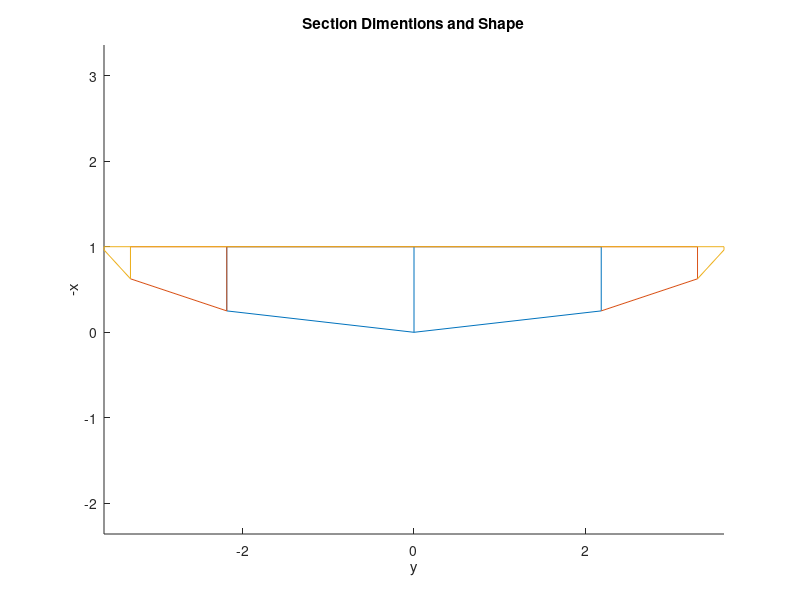

Write MATLAB code to recreate this figure.
sections = 3;
data = [0.75,0.5,0.1;1,1,1;5,4,3;0,0,0];
bPanels =4;
cPanels =4;




if size(data) ~= [4,sections]
    error('Data mismatch')
end


contPY = cell(1,sections);
contPX = cell(1,sections);
panelQC = cell(1,sections);
panelGY = cell(1,sections);
contPVX = cell(1,sections);
panelGX = cell(1,sections);


for sec = 1:sections
 

%GeomEngine Baseline

if sec ==1
    taper = data(1,sec); %Taper Ratio
    rootC = data(2,sec); % Root Chord
    AR = data(3,sec); %Aspect Ratio
    tipC = rootC*taper; % Tip Chord
    S =  AR*((tipC+rootC)/2)^2; %Area
    b = sqrt(AR*S); %Span
    %leLambda= (90-atand((b/2)/rootC))*(pi/180); 
    leLambda = data(4,sec)*(pi/180);%LE Sweep angle in degrees/converted to Radians
else
    taper = data(1,sec); %Taper Ratio
    rootC = abs(panelGX{sec-1}(1,1) - panelGX{sec-1}(cPanels+1,1));

    AR = data(3,sec); %Aspect Ratio
    tipC = rootC*taper; % Tip Chord
    S =  AR*((tipC+rootC)/2)^2; %Area
    b = sqrt(AR*S); %Span
    %leLambda= (90-atand((b/2)/rootC))*(pi/180); 
    leLambda = data(4,sec)*(pi/180);%LE Sweep angle in degrees/converted to Radians

end    
%Calculate Root and Tip ending and starting points
if sec ==1
    rootEnd = 0;
    rootStart = rootC + rootEnd;

    tipStart = rootStart - (b/2)*tan(leLambda);
    tipEnd = tipStart - tipC;
else
   rootEnd =  panelGX{sec-1}(cPanels+1,1);
   disp(rootEnd)
   rootStart =   rootC + rootEnd;
   
   tipStart = rootStart - (b/2)*tan(leLambda);
   tipEnd = tipStart - tipC;
end

%Plot Planform
figure(1)
hold on
if sec ==1
    plot([0 0 -b/2 -b/2 0 0 b/2 b/2 0],[rootStart rootEnd tipEnd tipStart rootStart rootStart tipStart tipEnd rootEnd]); 
else
    plot([panelGY{1,sec-1}(1) panelGY{1,sec-1}(1) panelGY{1,sec-1}(1)-b/2 panelGY{1,sec-1}(1)-b/2 panelGY{1,sec-1}(1) panelGY{1,sec-1}(end) panelGY{1,sec-1}(end)+b/2 panelGY{1,sec-1}(end)+b/2 panelGY{1,sec-1}(end)],[rootStart rootEnd tipEnd tipStart rootStart rootStart tipStart tipEnd rootEnd]);
end
title('Section Dimentions and Shape')
xlabel('y');
ylabel('-x');
axis equal



%Generate Panels

%Descretize wing root and wing tip into N+1 points  
rootChordPoints = rootStart:-(rootStart-rootEnd)/cPanels:rootEnd;
tipChordPoints =  tipStart:-(tipStart-tipEnd)/cPanels:tipEnd;

if isempty(tipChordPoints)
    tipChordPoints = tipStart*ones(1,length(rootChordPoints));
end


%Divide wing spanwise into 2N+1 stations
K = b/(2*bPanels);
if sec == 1
    panelGeomY = -b/2:K:b/2;
else
    panelGeomY = zeros(1,2*bPanels);
    panelGeomY(1:bPanels) = (panelGY{1,sec-1}(1)-(b/2)):K:(panelGY{1,sec-1}(1)-K);
    panelGeomY(bPanels+1:2*bPanels) = (panelGY{1,sec-1}(end)+K):K:(panelGY{1,sec-1}(end)+(b/2));
end


    %Find wing "centerline" index
    if sec ==1
        centreIndex = bPanels +1;
    else 
        centreIndex = bPanels;
    end
    
    if sec == 1
        %Create panel x coordiantes
        panelGeomX  = zeros(length(rootChordPoints),length(panelGeomY));
        for i = 1:length(rootChordPoints)
            %Left Wing
            panelGeomX(i,1:centreIndex) = rootChordPoints(i) + ((tipChordPoints(i)-rootChordPoints(i))/(-b/2))*(panelGeomY(1:centreIndex));
            %Right Wing
            panelGeomX(i,centreIndex+1:end) = rootChordPoints(i) + ((tipChordPoints(i)-rootChordPoints(i))/(b/2))*(panelGeomY(centreIndex+1:end));

        end
    else
        panelGeomX  = zeros(length(rootChordPoints),length(panelGeomY));
        for i = 1:length(rootChordPoints)
            %Left Wing
            panelGeomX(i,1:centreIndex) = rootChordPoints(i) + ((tipChordPoints(i)-rootChordPoints(i))/(-b/2))*((panelGeomY(1:centreIndex))-panelGY{1,sec-1}(1));
            %Right Wing
            panelGeomX(i,centreIndex+1:end) = rootChordPoints(i) + ((tipChordPoints(i)-rootChordPoints(i))/(b/2))*(panelGeomY(centreIndex+1:end) - panelGY{1,sec-1}(end));

        end
    end
    

    %Create quarter chord points for each panel
    panelQuarterC = zeros(cPanels,length(panelGeomY));
    for i = 1:length(panelGeomY)
        for j = 1:cPanels
            panelQuarterC(j,i) = panelGeomX(j,i) + (panelGeomX(j+1,i)-panelGeomX(j,i))/4;
        end
    end


    %Create three quarter chord points for each panel
    tquarterPointsX = zeros(cPanels,length(panelGeomY));
    for i = 1:length(panelGeomY)
        for j = 1:cPanels
            tquarterPointsX(j,i) = panelGeomX(j,i) + 3*(panelGeomX(j+1,i)-panelGeomX(j,i))/4;
        end
    end


    %Create control point x coordinate for each panel
    
    if sec ==1
        controlPointsX = zeros(cPanels,length(panelGeomY)-1);
        for i= 1:length(panelGeomY)-1
            for j = 1:cPanels
                controlPointsX(j,i) = (tquarterPointsX(j,i+1)+tquarterPointsX(j,i))/2;
            end
        end
    else
        controlPointsX = zeros(cPanels,length(panelGeomY)-1);
        for i= 1:length(panelGeomY)-1
            for j = 1:cPanels
                if i == bPanels
                    controlPointsX(j,i) = (tquartX{1,sec-1}(j,1)+tquarterPointsX(j,i))/2;
                elseif i == bPanels +1
                    controlPointsX(j,i) = (tquarterPointsX(j,i+1)+tquartX{1,sec-1}(j,end))/2;
                else
                    controlPointsX(j,i) = (tquarterPointsX(j,i+1)+tquarterPointsX(j,i))/2;
                end
            end
        end
        
    end
    
    if sec == 1
        %Create on vortex control points for vortex lift calculations
        VcontrolPointsX = zeros(cPanels,length(panelGeomY)-1);
        for i= 1:length(panelGeomY)-1
            for j = 1:cPanels
                VcontrolPointsX(j,i) = (panelQuarterC(j,i+1)+panelQuarterC(j,i))/2;
            end
        end
    else
        VcontrolPointsX = zeros(cPanels,length(panelGeomY)-1);
        for i= 1:length(panelGeomY)-1
            for j = 1:cPanels
                
                if i == bPanels
                    VcontrolPointsX(j,i) = (panelQC{1,sec-1}(j,1)+panelQuarterC(j,i))/2;
                elseif i == bPanels+1
                    VcontrolPointsX(j,i) = (panelQuarterC(j,i+1)+panelQC{1,sec-1}(j,end))/2;
                else
                    VcontrolPointsX(j,i) = (panelQuarterC(j,i+1)+panelQuarterC(j,i))/2;
                end
            end
        end
        
    end

    %Create control point y coordinate for each panel
    
    if sec == 1
        controlPointsY= zeros(1,length(panelGeomY)-1);
        for i = 1:length(panelGeomY)-1
            controlPointsY(i) = panelGeomY(i) + (panelGeomY(i+1)-panelGeomY(i))/2;
        end
    else
        
        controlPointsY= zeros(1,length(panelGeomY)-1);
        for i = 1:length(panelGeomY)-1
            if i <= bPanels
                controlPointsY(i) = panelGeomY(i) + K/2;
            else
                controlPointsY(i) = panelGeomY(i) - K/2;
            end
        end
        
        
        
    end
    

    
contPY(1,sec) = {controlPointsY};
contPX(1,sec) = {controlPointsX};
panelQC(1,sec) = {panelQuarterC};
panelGY(1,sec) = {panelGeomY};
tquartX(1,sec) = {tquarterPointsX};
panelGX(1,sec) = {panelGeomX};
contPVX(1,sec) = {VcontrolPointsX};


end

%Stitch the results
% mainControlPointsY = zeros(1,sections*2*bPanels);
% mainControlPointsX = zeros(cpanels,sections*2*bPanels);
% mainQuarterC = zeros(cpanels,sections*2*bPanels);
% mainPanelGeomY = zeros(1,sections*2*bPanels+1);
% mainPanelGeomX = zeros(cpanels+1,sections*2*bPanels+1);
% mainVControlPointsX = zeros(cpanels,sections*2*bPanels);
for i = 1:sections
    if i == 1
        mainControlPointsY = contPY{1,i};
        mainControlPointsX = contPX{1,i};
        mainQuarterC = panelQC{1,i};
        mainPanelGeomY = panelGY{1,i};
        mainPanelGeomX = panelGX{1,i};
        mainVControlPointsX = contPVX{1,i};
    else
        mainControlPointsY = [contPY{1,i}(:,1:bPanels) mainControlPointsY contPY{1,i}(:,bPanels+1:end)];
        mainControlPointsX = [contPX{1,i}(:,1:bPanels) mainControlPointsX contPX{1,i}(:,bPanels+1:end)];
        mainQuarterC = [panelQC{1,i}(:,1:bPanels) mainQuarterC panelQC{1,i}(:,bPanels+1:end)];
        mainPanelGeomY = [panelGY{1,i}(:,1:bPanels) mainPanelGeomY panelGY{1,i}(:,bPanels+1:end)];
        mainPanelGeomX = [panelGX{1,i}(:,1:bPanels) mainPanelGeomX panelGX{1,i}(:,bPanels+1:end)];
        mainVControlPointsX = [contPVX{1,i}(:,1:bPanels) mainVControlPointsX contPVX{1,i}(:,bPanels+1:end)];
    end
    
end